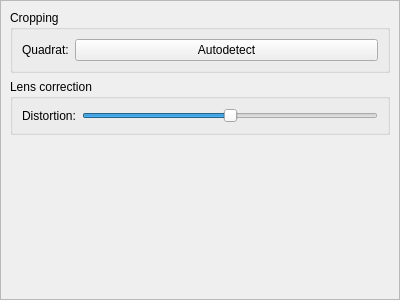
<?xml version="1.0" encoding="UTF-8"?>
<ui version="4.0">
 <class>EditorDock</class>
 <widget class="QDockWidget" name="EditorDock">
  <property name="geometry">
   <rect>
    <x>0</x>
    <y>0</y>
    <width>400</width>
    <height>300</height>
   </rect>
  </property>
  <property name="windowTitle">
   <string>Edit</string>
  </property>
  <widget class="QWidget" name="dockWidgetContents">
   <layout class="QGridLayout" name="gridLayout">
    <property name="leftMargin">
     <number>0</number>
    </property>
    <property name="topMargin">
     <number>0</number>
    </property>
    <property name="rightMargin">
     <number>0</number>
    </property>
    <property name="bottomMargin">
     <number>0</number>
    </property>
    <item row="0" column="0">
     <widget class="QScrollArea" name="scrollArea">
      <property name="widgetResizable">
       <bool>true</bool>
      </property>
      <widget class="QWidget" name="scrollAreaWidgetContents">
       <property name="geometry">
        <rect>
         <x>0</x>
         <y>0</y>
         <width>398</width>
         <height>276</height>
        </rect>
       </property>
       <property name="sizePolicy">
        <sizepolicy hsizetype="Preferred" vsizetype="MinimumExpanding">
         <horstretch>0</horstretch>
         <verstretch>0</verstretch>
        </sizepolicy>
       </property>
       <layout class="QGridLayout" name="gridLayout_2">
        <item row="4" column="0">
         <spacer name="verticalSpacer">
          <property name="orientation">
           <enum>Qt::Orientation::Vertical</enum>
          </property>
          <property name="sizeHint" stdset="0">
           <size>
            <width>20</width>
            <height>40</height>
           </size>
          </property>
         </spacer>
        </item>
        <item row="1" column="0">
         <widget class="QGroupBox" name="grpCropping">
          <property name="title">
           <string>Cropping</string>
          </property>
          <layout class="QFormLayout" name="formLayout">
           <property name="fieldGrowthPolicy">
            <enum>QFormLayout::FieldGrowthPolicy::AllNonFixedFieldsGrow</enum>
           </property>
           <item row="0" column="0">
            <widget class="QLabel" name="lblCropping_QuadratAutodetect">
             <property name="text">
              <string>Quadrat:</string>
             </property>
            </widget>
           </item>
           <item row="0" column="1">
            <widget class="QPushButton" name="btnCropping_QuadratAutodetect">
             <property name="text">
              <string>Autodetect</string>
             </property>
            </widget>
           </item>
          </layout>
         </widget>
        </item>
        <item row="2" column="0">
         <widget class="QGroupBox" name="grpLensCorrection">
          <property name="sizePolicy">
           <sizepolicy hsizetype="Preferred" vsizetype="Fixed">
            <horstretch>0</horstretch>
            <verstretch>0</verstretch>
           </sizepolicy>
          </property>
          <property name="title">
           <string>Lens correction</string>
          </property>
          <layout class="QFormLayout" name="formLayout_2">
           <property name="fieldGrowthPolicy">
            <enum>QFormLayout::FieldGrowthPolicy::AllNonFixedFieldsGrow</enum>
           </property>
           <item row="0" column="0">
            <widget class="QLabel" name="lblLensCorrection_Distortion">
             <property name="text">
              <string>Distortion:</string>
             </property>
            </widget>
           </item>
           <item row="0" column="1">
            <widget class="QSlider" name="sldLensCorrection_Distortion">
             <property name="minimum">
              <number>-50</number>
             </property>
             <property name="maximum">
              <number>50</number>
             </property>
             <property name="orientation">
              <enum>Qt::Orientation::Horizontal</enum>
             </property>
            </widget>
           </item>
          </layout>
         </widget>
        </item>
       </layout>
      </widget>
     </widget>
    </item>
   </layout>
  </widget>
 </widget>
 <resources/>
 <connections/>
</ui>
